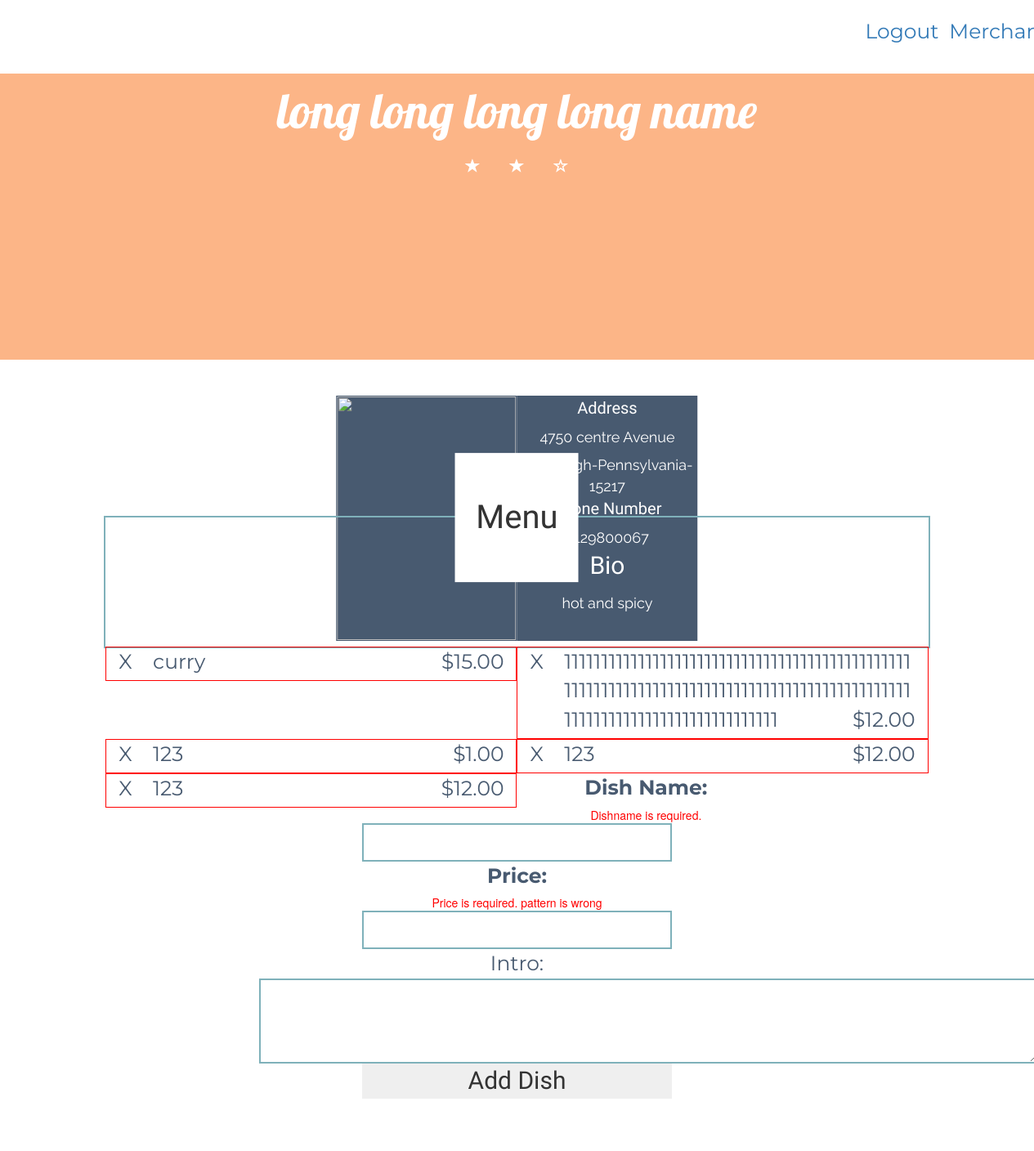
Page /merchant/restaurant/2 (signed in) on the committed database.
### MealOrdering/models.py (models this page shows, shortened)
class Restaurant(models.Model):
	name = models.CharField(max_length = 100)
	description = models.CharField(max_length = 500)
	phoneNumber = models.DecimalField(max_digits = 20, decimal_places = 0)
	photo = models.ImageField(upload_to = "restaurant-photo", blank = True)
	belonging = models.ForeignKey(User)
	createTime = models.DateTimeField(default = datetime.now, blank = True)

class RestaurantAddress(models.Model):
	address = models.CharField(max_length = 200, blank = True)
	city = models.CharField(max_length = 200, blank = True)
	state = models.CharField(max_length = 200, blank = True)
	zipcode = models.DecimalField(max_digits = 5, decimal_places = 0, blank = True, default = 0)
	belonging = models.ForeignKey(Restaurant)

class Dish(models.Model):
	name = models.CharField(max_length = 100)
	description = models.CharField(max_length = 400, blank = True)
	price = models.DecimalField(max_digits = 10, decimal_places = 2)
	numberTotoal = models.DecimalField(max_digits = 10, decimal_places = 0, default = 0, blank = True)
	belonging = models.ForeignKey(Restaurant)
	createTime = models.DateTimeField(default = datetime.now, blank = True)

### MealOrdering/views.py (the view)
# urls.py: url(r'^merchant/restaurant/(?P<id>\d+)$', views.restaurantProfile, name = 'restaurant_profile'),
@login_required
def restaurantProfile(request, id):
	if restValidation(id, request.user) == 0:
		return HttpResponse("sorry, you have no right to behave like this")
	context = {}
	restaurant = get_object_or_404(Restaurant, pk = id)
	dishes = Dish.objects.filter(belonging = restaurant)
	comments = CommentsOnRest.objects.filter(belonging = restaurant)
	address = get_object_or_404(RestaurantAddress, belonging = restaurant)
	form = RestaurantForm()
	context = {
		'dishes' : dishes,
		'restaurant' : restaurant,
		'comments' : comments,
		'address' : address,
	}
	return render(request, 'restaurant.html', context)

### MealOrdering/views.py (called while the page is built)
def restValidation(restaurantId, user):
	restaurant = get_object_or_404(Restaurant, pk = restaurantId)
	restUser = restaurant.belonging
	if restUser == user:
		return 1;
	else:
		return 0;

### MealOrdering/templates/restaurant.html (shortened to what this page needs)
﻿<!DOCTYPE html>
<html>
<head>
    <link rel="stylesheet" href="http://maxcdn.bootstrapcdn.com/bootstrap/3.3.6/css/bootstrap.min.css">
    <link href="/static/MerchantProfile.css" rel="stylesheet" />
</head>
<body ng-app="myApp" ng-controller="validateCtrl">
    <div class="menu container-fluid">
        <div class="col-md-1 dishName col-md-offset-10"><a href="{% url 'logout'%}">Logout</a></div>
        <div class="col-md-1 dishName "><a href="{% url 'merchant_profile'%}">Merchant</a></div>
    </div>
    <div class="firstP">
        <div class="title" aria-hidden="true">{{restaurant.name}}</div>
        <div class="stars ">
            <span class="glyphicon glyphicon-star btn-lg" aria-hidden="true"></span>
            <span class="glyphicon glyphicon-star btn-lg" aria-hidden="true"></span>
            <span class="glyphicon glyphicon-star-empty btn-lg" aria-hidden="true"></span>
        </div>
    </div>
    <div class="info">
        <div class="container-fluid">
            <div class="row">
                <div class="firstR col-md-3">
                </div>
                <div class="secondR col-md-3">
                    <img src="{% url 'get_restaurant_photo' restaurant.pk %}">
                </div>
                <div class="thirdR col-md-3">
                    <div class="topPart2">
                        <div class="time">Address</div>
                        <div class="hour">{{address.address}}</div>
                        <div class="hour">{{address.city}}-{{address.state}}-{{address.zipcode}}</div>
                        <div class="time">Phone Number</div>
                        <div class="hour">{{restaurant.phoneNumber}}</div>
                    </div>
                    <div class="botPart2">
                        <div class="time">Bio</div>
                        <div class="hour changeline">{{restaurant.description}}</div>
                    </div>
                </div>
                <div class="forthR col-md-3">
                </div>
            </div>
        </div>
    </div>
    <div class="editPart">
        <div class="menuPart">
            <div class="menuPanel">
                <div class="menuLogo ">Menu</div>
                {% for dish in dishes %}
                <div class="meal col-md-12">
                    <div class="col-md-1">
                        <a class="dishName" href="{% url 'delete_dish' dish.pk restaurant.pk %}">X</a>
                    </div>
                    <div class="col-md-11">
                        <span class="dishName">{{ dish.name }}</span>
                        <span class="price">${{ dish.price }}</span>
                    </div>
                </div>
                {% endfor %}
            </div>
        </div>
        <div >
            <form name="menuForm" method = "post" action = "{% url 'post_dish'%}">
                <div>
                    <label for="name" class="dishName">Dish Name:</label>
                    <div>
                        <div style="color:red" ng-show="menuForm.name.$touched && menuForm.name.$invalid">
                            <span ng-show="menuForm.name.$error.required">Dishname is required.</span>
                        </div>
                        <input class="outline inputArea" id="dish_name" max_length="254" name="name" type="text" ng-model="name" required>
                    </div>
                </div>
                <div>
                    <label for="price" class="dishName">Price:</label>
                    <div>
                        <div style="color:red" ng-show="menuForm.price.$touched && menuForm.price.$invalid">
                            <span ng-show="menuForm.price.$error.required">Price is required.</span>
                            <span ng-show="menuForm.price.$error.pattern">pattern is wrong</span>
                        </div>
                        <input class="outline inputArea" id="price" max_length="5" name="price" type="text" ng-model="price" ng-pattern="regex" required>
                    </div>
                </div>
                <div>
                   <div class="dishName">Intro:</div>
                    <textarea class="outline" cols="125" rows="5" type="text" name="description" ></textarea>
                </div>
                <input class="button" type="submit" value="Add Dish" ng-disabled="menuForm.name.$invalid ||
                                        menuForm.price.$invalid "/>
            </form>
        </div>
    </div>
</body>
</html>

### MealOrdering/static/MerchantProfile.css (style rules this page uses)
body { width:100%; height:100%; overflow-x:hidden; }
.firstP,.title,.stars,.info,.firstR,.secondR,.thirdR,.forthR,.menu,.resPhoto, .photos,.recommand,.phototitle,.menuPanel,.editPart,.icon { border:1px solid rgba(255, 255, 255, 0.00); }
.menu { width:100%; height:70px; }
.firstP { background:#fcb587; text-align:center; }
.title { font-family: 'Lobster', cursive; font-size:60px; color:white; }
.stars { width:100%; margin-bottom:17%; color:white; }
.info { width:70%; position:absolute; left:50%; top:45%; transform:translate(-50%,-50%); }
.secondR { padding:0px; text-align:center; background:#485a70; height:300px; }
.thirdR { margin:0px; padding:0px; background:#485a70; height:300px; }
.topPart2 { width:100%; background:#485a70; text-align:center; }
.topPart2 .time { margin:0px; font-size:20px; }
.topPart2 .hour { margin:0px; margin-top:4%; }
.botPart2 { width:100%; background:#485a70; text-align:center; }
.time { width:100%; font-family: 'Fjalla One', sans-serif; color:white; font-size:30px; }
.hour { width:100%; font-family: 'Raleway', sans-serif; color:white; margin-top:5%; font-size:18px; }
.secondR { overflow:hidden; }
.menuPart { position:relative; }
.menuPanel { width:80%; margin:15% auto 10%; border:2px solid #7fb1ba; }
.menuLogo { width:15%; position:relative; left:50%; transform:translate(-50%,-50%); text-align:center; font-family: 'Fjalla One', sans-serif; font-size:40px; padding:5% 0; background-color:white; }
.meal { width:50%; border:1px solid red; padding:0px; word-wrap: break-word; }
.dishName,.price { font-family: 'Montserrat', sans-serif; font-size:25px; color:#485a70; }
.price { float:right; }
img { width:100%; height:auto; }
.outline { border:2px solid #7fb1ba; }
form { width:50%; text-align:center; margin:0 auto 5%; }
form input { width:60%; font-family: 'Fjalla One', sans-serif; font-size:30px; }
.changeline { word-wrap: break-word; }

### rows in the picture
Restaurant: name "long long long long name", phoneNumber "4129800067", description "hot and spicy"
RestaurantAddress: address "4750 centre Avenue", state "Pennsylvania", zipcode "15217"
Dish: name "curry", price "15.00"
Dish: name "111111111111111111111111111111111111111111111111111111111111111111111111111111111111111111111111111111111111111111111111111", price "12.00"
Dish: name "123", price "1.00"
Dish: name "123", price "12.00"
Dish: name "123", price "12.00"
